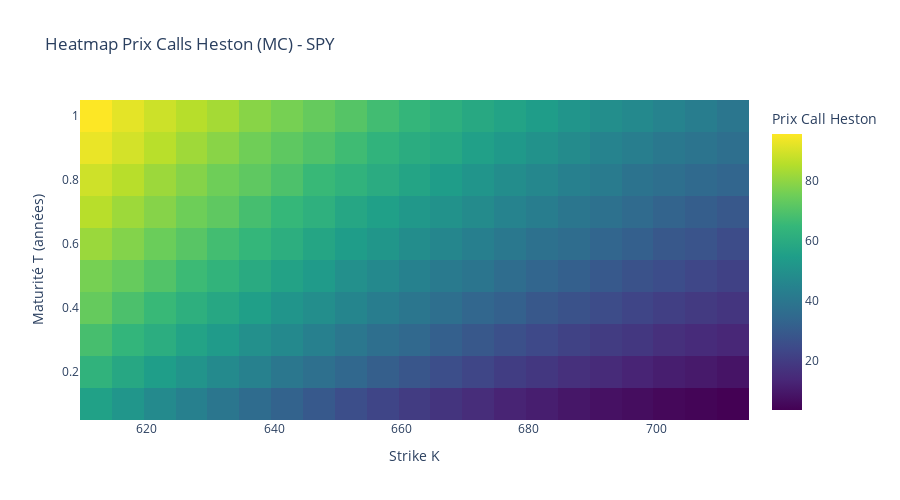
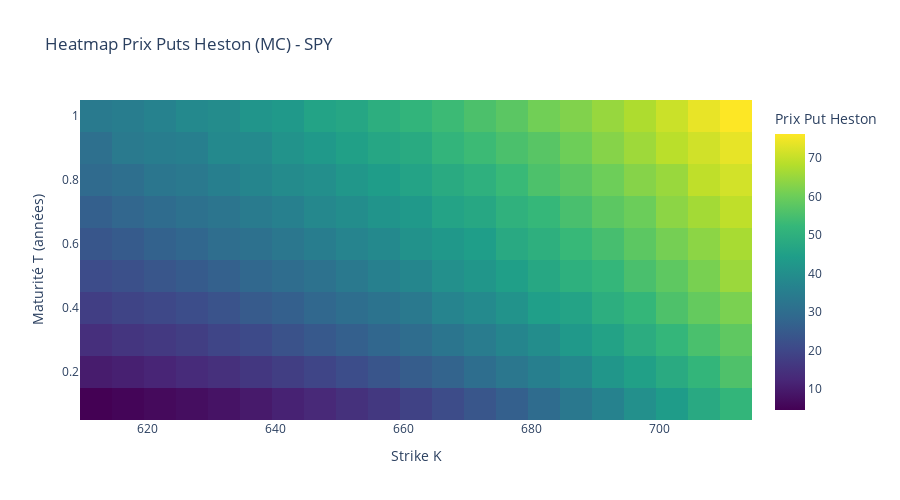

Here is the notebook cell these charts were saved with, in order:
### Markdown cell above
## 9. Heatmap des Prix Heston (Monte Carlo)

### Code cell
print(f"\n{'='*60}")
print(f"PRICING HESTON PAR MONTE CARLO")
print(f"{'='*60}\n")

# Grilles pour Heston: K et T de S0 ± 10, T de 0.1 à 1.0
K_grid_heston = np.arange(S0 - SPAN, S0 + SPAN + STEP, STEP)
T_grid_heston = np.linspace(0.1, 1.0, 10)

print(f"Grille K: {len(K_grid_heston)} points de {K_grid_heston[0]:.1f} à {K_grid_heston[-1]:.1f}")
print(f"Grille T: {len(T_grid_heston)} points de {T_grid_heston[0]:.1f} à {T_grid_heston[-1]:.1f} années")
print(f"Total: {len(K_grid_heston) * len(T_grid_heston)} prix à calculer\n")

call_prices_heston = np.zeros((len(T_grid_heston), len(K_grid_heston)))
put_prices_heston = np.zeros((len(T_grid_heston), len(K_grid_heston)))

total_calcs = len(T_grid_heston) * len(K_grid_heston)
calc_count = 0

print("Démarrage du pricing Monte Carlo...")
for i, T_val in enumerate(T_grid_heston):
    for j, K_val in enumerate(K_grid_heston):
        call_prices_heston[i, j] = heston_mc_pricer(
            S0, K_val, T_val, RF_RATE,
            calib['v0'], calib['theta'], calib['kappa'], calib['sigma'], calib['rho'],
            n_paths=N_PATHS, n_steps=N_STEPS, option_type="call"
        )
        put_prices_heston[i, j] = heston_mc_pricer(
            S0, K_val, T_val, RF_RATE,
            calib['v0'], calib['theta'], calib['kappa'], calib['sigma'], calib['rho'],
            n_paths=N_PATHS, n_steps=N_STEPS, option_type="put"
        )
        calc_count += 2
        if calc_count % 20 == 0 or calc_count == total_calcs * 2:
            pct = 100 * calc_count / (total_calcs * 2)
            print(f"  Progression: {pct:.1f}% ({calc_count}/{total_calcs * 2} prix calculés)")

print(f"\n✓ Pricing Monte Carlo terminé!\n")

# Affichage heatmaps
fig_calls_heston = go.Figure(data=go.Heatmap(
    z=call_prices_heston,
    x=K_grid_heston,
    y=T_grid_heston,
    colorscale='Viridis',
    colorbar=dict(title="Prix Call Heston")
))
fig_calls_heston.update_layout(
    title=f"Heatmap Prix Calls Heston (MC) - {TICKER}",
    xaxis_title="Strike K",
    yaxis_title="Maturité T (années)",
    height=500
)
fig_calls_heston.show()

fig_puts_heston = go.Figure(data=go.Heatmap(
    z=put_prices_heston,
    x=K_grid_heston,
    y=T_grid_heston,
    colorscale='Viridis',
    colorbar=dict(title="Prix Put Heston")
))
fig_puts_heston.update_layout(
    title=f"Heatmap Prix Puts Heston (MC) - {TICKER}",
    xaxis_title="Strike K",
    yaxis_title="Maturité T (années)",
    height=500
)
fig_puts_heston.show()

### Figure 1 — Plotly figure (JSON) as saved in the notebook; plotly's stock layout.template omitted (floating-point values rounded to 4 significant figures; data arrays with more than 128 entries replaced by an {"elided": "..."} marker saying what was removed)
{"data": [{"colorbar": {"title": {"text": "Prix Call Heston"}}, "colorscale": [[0, "#440154"], [0.1111, "#482878"], [0.2222, "#3e4989"], [0.3333, "#31688e"], [0.4444, "#26828e"], [0.5556, "#1f9e89"], [0.6667, "#35b779"], [0.7778, "#6ece58"], [0.8889, "#b5de2b"], [1, "#fde725"]], "type": "heatmap", "x": [612.0, 617.0, 622.0, 627.0, 632.0, 637.0, 642.0, 647.0, 652.0, 657.0, 662.0, 667.0, 672.0, 677.0, 682.0, 687.0, 692.0, 697.0, 702.0, 707.0, 712.0], "y": [0.1, 0.2, 0.3, 0.4, 0.5, 0.6, 0.7, 0.8, 0.9, 1.0], "z": {"elided": "10x21 float values"}}], "layout": {"height": 500, "title": {"text": "Heatmap Prix Calls Heston (MC) - SPY"}, "xaxis": {"title": {"text": "Strike K"}}, "yaxis": {"title": {"text": "Maturité T (années)"}}}}

### Figure 2 — Plotly figure (JSON) as saved in the notebook; plotly's stock layout.template omitted (floating-point values rounded to 4 significant figures; data arrays with more than 128 entries replaced by an {"elided": "..."} marker saying what was removed)
{"data": [{"colorbar": {"title": {"text": "Prix Put Heston"}}, "colorscale": [[0, "#440154"], [0.1111, "#482878"], [0.2222, "#3e4989"], [0.3333, "#31688e"], [0.4444, "#26828e"], [0.5556, "#1f9e89"], [0.6667, "#35b779"], [0.7778, "#6ece58"], [0.8889, "#b5de2b"], [1, "#fde725"]], "type": "heatmap", "x": [612.0, 617.0, 622.0, 627.0, 632.0, 637.0, 642.0, 647.0, 652.0, 657.0, 662.0, 667.0, 672.0, 677.0, 682.0, 687.0, 692.0, 697.0, 702.0, 707.0, 712.0], "y": [0.1, 0.2, 0.3, 0.4, 0.5, 0.6, 0.7, 0.8, 0.9, 1.0], "z": {"elided": "10x21 float values"}}], "layout": {"height": 500, "title": {"text": "Heatmap Prix Puts Heston (MC) - SPY"}, "xaxis": {"title": {"text": "Strike K"}}, "yaxis": {"title": {"text": "Maturité T (années)"}}}}
